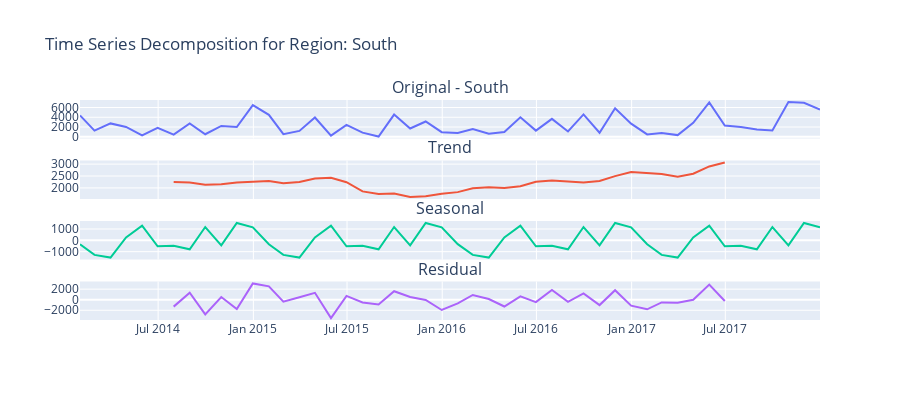
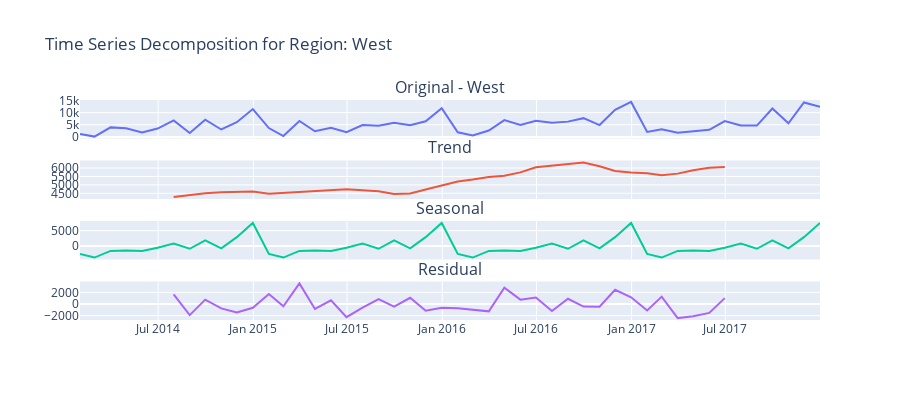
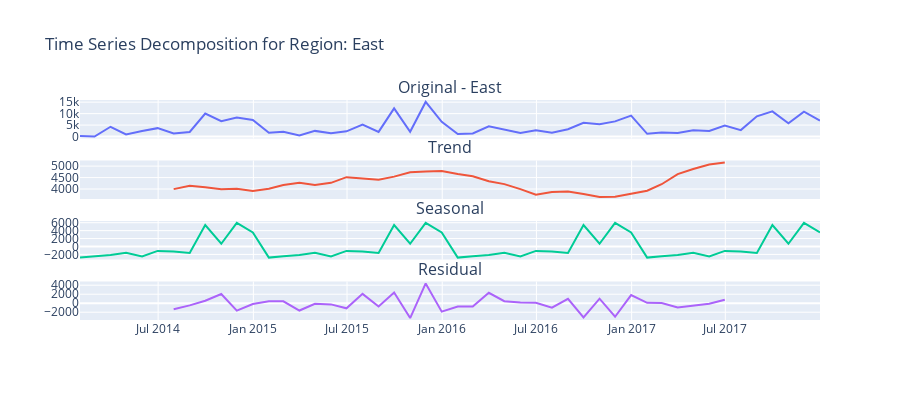
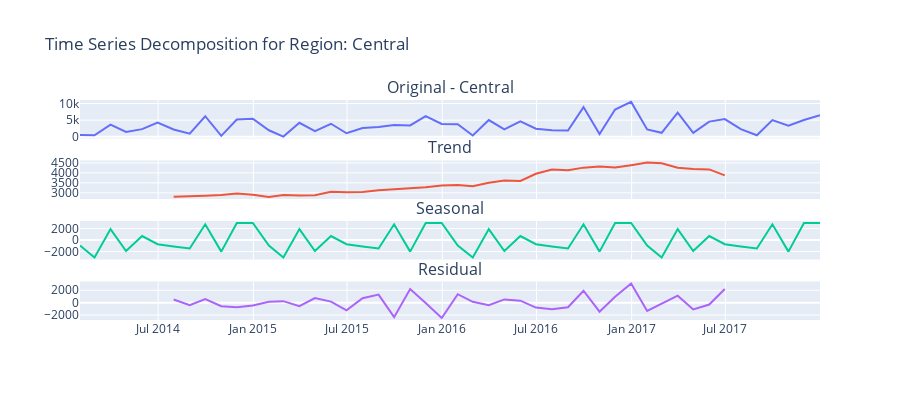

Notebook code for these charts, in order:
### Markdown cell above
# Time series analysis

L'analyse ici sert rapidement à voir que la saisonnalité et le trend change en fonction des régions et peut justifier la prédiction par région.

### Code cell
from plotly.subplots import make_subplots
from statsmodels.tsa.seasonal import seasonal_decompose
import pandas as pd
import plotly.graph_objects as go

def plot_time_series_decomposition_by_region(df, date_col, sales_col, region_col, freq='M', decomposition_period=12):
    """
    Plots time series decomposition for each region using Plotly with resampling.
    
    Parameters:
    - df (pd.DataFrame): DataFrame containing the data.
    - date_col (str): Column name for the date.
    - sales_col (str): Column name for the sales data.
    - region_col (str): Column name for the region.
    - freq (str): Resampling frequency ('M' for monthly, 'W' for weekly).
    - decomposition_period (int): Seasonal period for decomposition (default is 12 for monthly data).
    """
    df[date_col] = pd.to_datetime(df[date_col])
    
    regions = df[region_col].unique()
    for region in regions:
        df_region = df[df[region_col] == region].copy()
        
        # Resample the data
        df_region.set_index(date_col, inplace=True)
        df_region = df_region[sales_col].resample(freq).sum().to_frame()
        
        # Check if there is enough data for decomposition
        if len(df_region) < decomposition_period:
            print(f"Not enough data for decomposition in region: {region}")
            continue
        
        # Decompose the time series
        decomposition = seasonal_decompose(df_region[sales_col], model='additive', period=decomposition_period)
        
        # Extract components
        trend = decomposition.trend
        seasonal = decomposition.seasonal
        residual = decomposition.resid
        
        # Create subplots
        fig = make_subplots(rows=4, cols=1, shared_xaxes=True, 
                            subplot_titles=(f'Original - {region}', 'Trend', 'Seasonal', 'Residual'),
                            vertical_spacing=0.1)
        
        fig.add_trace(go.Scatter(x=df_region.index, y=df_region[sales_col], mode='lines', name='Original'), row=1, col=1)
        fig.add_trace(go.Scatter(x=df_region.index, y=trend, mode='lines', name='Trend'), row=2, col=1)
        fig.add_trace(go.Scatter(x=df_region.index, y=seasonal, mode='lines', name='Seasonal'), row=3, col=1)
        fig.add_trace(go.Scatter(x=df_region.index, y=residual, mode='lines', name='Residual'), row=4, col=1)
        
        # Update layout
        fig.update_layout(
            title=f'Time Series Decomposition for Region: {region}',
            showlegend=False,
            height=400
        )
        fig.show()

# Example usage
# Use 'M' for monthly decomposition or 'W' for weekly decomposition
plot_time_series_decomposition_by_region(df, 'Order Date', 'Sales', 'Region', freq='M', decomposition_period=12)
